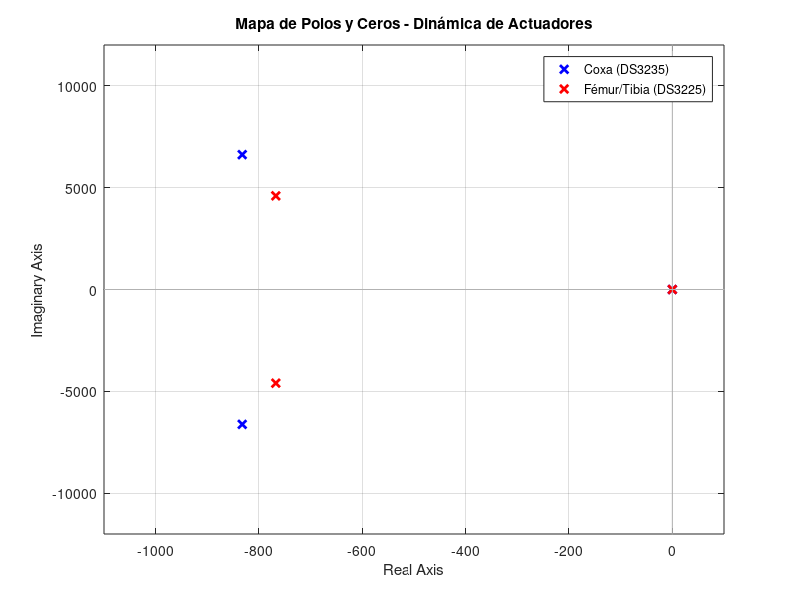
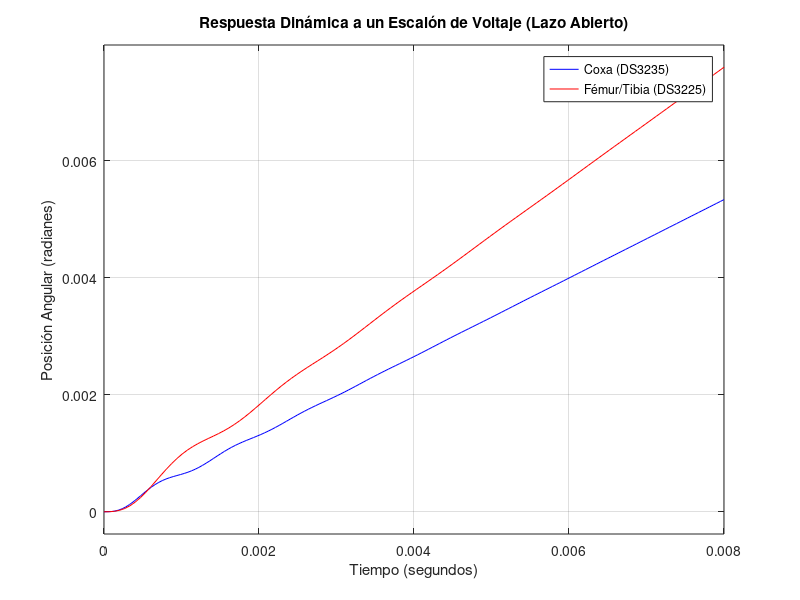

These charts were generated, in order, by the following MATLAB code:
% =========================================================================
% TÍTULO: Análisis de Estabilidad en el Espacio de Estados - AMTQ v2.0
% DESCRIPCIÓN: Cálculo de polos, ceros y respuesta transitoria de los 
%              actuadores DS3235 (Coxa) y DS3225 (Fémur/Tibia).
% =========================================================================
clear; clc; close all;

%% 1. DEFINICIÓN DE PARÁMETROS FÍSICOS (Unidades SI)
% Parámetros extraídos de Datasheets y estimaciones literarias
La = 0.002;          % Inductancia de armadura (Henrios)
Jm = 2.5e-5;         % Inercia del rotor interno (kg*m^2)
Bm = 1.5e-3;         % Fricción viscosa estimada (N*m*s/rad)

% --- Motor 1: Coxa (DS3235 - 35 Kg) ---
Ra1 = 3.21;          % Resistencia de armadura (Ohms)
Kt1 = 1.49;          % Constante de torque (Nm/A)
Ke1 = 1.49;          % Constante de fuerza contraelectromotriz (V*s/rad)

% --- Motor 2: Fémur/Tibia (DS3225 - 25 Kg) ---
Ra2 = 2.95;          % Resistencia de armadura (Ohms)
Kt2 = 1.04;          % Constante de torque (Nm/A)
Ke2 = 1.04;          % Constante de fuerza contraelectromotriz (V*s/rad)

%% 2. CONSTRUCCIÓN DE LAS MATRICES DE ESTADO (A, B, C, D)
% Matriz A: Matriz de Dinámica del Sistema
% Variables de estado: x1 = Posición, x2 = Velocidad, x3 = Corriente
A_coxa = [ 0,       1,          0; 
           0, -(Bm/Jm),  (Kt1/Jm); 
           0, -(Ke1/La), -(Ra1/La)];
       
A_femur = [ 0,       1,          0; 
            0, -(Bm/Jm),  (Kt2/Jm); 
            0, -(Ke2/La), -(Ra2/La)];

% Matriz B: Matriz de Entrada (Control = Voltaje Va)
B_sys = [0; 0; 1/La];

% Matriz C: Matriz de Salida (Sensor = Posición Angular)
C_sys = [1, 0, 0];

% Matriz D: Transmisión directa (Nula)
D_sys = 0;

%% 3. CREACIÓN DE LOS MODELOS EN ESPACIO DE ESTADOS (SS)
sys_coxa = ss(A_coxa, B_sys, C_sys, D_sys);
sys_femur = ss(A_femur, B_sys, C_sys, D_sys);

% Cálculo analítico de los Polos (Eigenvalores de la Matriz A)
polos_coxa = pole(sys_coxa);
polos_femur = pole(sys_femur);

disp('=== POLOS DEL SISTEMA DE LA COXA (DS3235) ===');
disp(polos_coxa);
disp('=== POLOS DEL SISTEMA DEL FÉMUR (DS3225) ===');
disp(polos_femur);

%% 4. GRÁFICAS PARA EL DOCUMENTO DE INVESTIGACIÓN

% Figura 1: Mapa de Polos y Ceros (Estabilidad)
figure('Name', 'Análisis de Estabilidad (Polos)', 'Color', 'w');
pzmap(sys_coxa, 'b', sys_femur, 'r');
title('Mapa de Polos y Ceros - Dinámica de Actuadores');
legend('Coxa (DS3235)', 'Fémur/Tibia (DS3225)', 'Location', 'best');
grid on;

% Figura 2: Respuesta al Escalón (Comportamiento Transitorio)
% Simula cómo reacciona el motor si le aplicamos 1V de golpe.
figure('Name', 'Respuesta al Escalón', 'Color', 'w');
step(sys_coxa, 'b', sys_femur, 'r');
title('Respuesta Dinámica a un Escalón de Voltaje (Lazo Abierto)');
xlabel('Tiempo (segundos)');
ylabel('Posición Angular (radianes)');
legend('Coxa (DS3235)', 'Fémur/Tibia (DS3225)', 'Location', 'best');
grid on;
